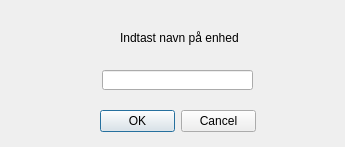
<?xml version="1.0" encoding="UTF-8"?>
<ui version="4.0">
 <class>tilfoejEnhed</class>
 <widget class="QDialog" name="tilfoejEnhed">
  <property name="geometry">
   <rect>
    <x>0</x>
    <y>0</y>
    <width>345</width>
    <height>147</height>
   </rect>
  </property>
  <property name="windowTitle">
   <string>Dialog</string>
  </property>
  <widget class="QLabel" name="label">
   <property name="geometry">
    <rect>
     <x>120</x>
     <y>30</y>
     <width>131</width>
     <height>16</height>
    </rect>
   </property>
   <property name="text">
    <string>Indtast navn på enhed</string>
   </property>
  </widget>
  <widget class="QLineEdit" name="enhedsNavn">
   <property name="geometry">
    <rect>
     <x>102</x>
     <y>70</y>
     <width>151</width>
     <height>20</height>
    </rect>
   </property>
  </widget>
  <widget class="QDialogButtonBox" name="godkendEnhed">
   <property name="geometry">
    <rect>
     <x>100</x>
     <y>110</y>
     <width>156</width>
     <height>23</height>
    </rect>
   </property>
   <property name="standardButtons">
    <set>QDialogButtonBox::Cancel|QDialogButtonBox::Ok</set>
   </property>
  </widget>
 </widget>
 <resources/>
 <connections>
  <connection>
   <sender>godkendEnhed</sender>
   <signal>accepted()</signal>
   <receiver>tilfoejEnhed</receiver>
   <slot>accept()</slot>
   <hints>
    <hint type="sourcelabel">
     <x>177</x>
     <y>121</y>
    </hint>
    <hint type="destinationlabel">
     <x>172</x>
     <y>73</y>
    </hint>
   </hints>
  </connection>
  <connection>
   <sender>godkendEnhed</sender>
   <signal>rejected()</signal>
   <receiver>tilfoejEnhed</receiver>
   <slot>reject()</slot>
   <hints>
    <hint type="sourcelabel">
     <x>177</x>
     <y>121</y>
    </hint>
    <hint type="destinationlabel">
     <x>172</x>
     <y>73</y>
    </hint>
   </hints>
  </connection>
 </connections>
</ui>
